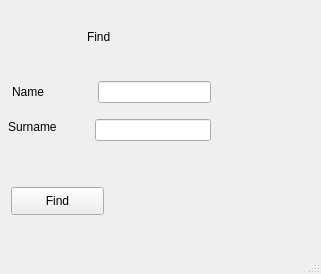
<?xml version="1.0" encoding="UTF-8"?>
<ui version="4.0">
 <class>findForm</class>
 <widget class="QMainWindow" name="findForm">
  <property name="geometry">
   <rect>
    <x>0</x>
    <y>0</y>
    <width>321</width>
    <height>274</height>
   </rect>
  </property>
  <property name="windowTitle">
   <string>MainWindow</string>
  </property>
  <widget class="QWidget" name="centralwidget">
   <widget class="QLabel" name="label">
    <property name="geometry">
     <rect>
      <x>87</x>
      <y>18</y>
      <width>126</width>
      <height>37</height>
     </rect>
    </property>
    <property name="text">
     <string>Find</string>
    </property>
   </widget>
   <widget class="QLabel" name="label_2">
    <property name="geometry">
     <rect>
      <x>12</x>
      <y>84</y>
      <width>55</width>
      <height>16</height>
     </rect>
    </property>
    <property name="text">
     <string>Name</string>
    </property>
   </widget>
   <widget class="QLabel" name="label_3">
    <property name="geometry">
     <rect>
      <x>8</x>
      <y>119</y>
      <width>55</width>
      <height>16</height>
     </rect>
    </property>
    <property name="text">
     <string>Surname</string>
    </property>
   </widget>
   <widget class="QLineEdit" name="name">
    <property name="geometry">
     <rect>
      <x>98</x>
      <y>81</y>
      <width>113</width>
      <height>22</height>
     </rect>
    </property>
   </widget>
   <widget class="QLineEdit" name="surname">
    <property name="geometry">
     <rect>
      <x>95</x>
      <y>119</y>
      <width>116</width>
      <height>22</height>
     </rect>
    </property>
   </widget>
   <widget class="QPushButton" name="ok">
    <property name="geometry">
     <rect>
      <x>11</x>
      <y>187</y>
      <width>93</width>
      <height>28</height>
     </rect>
    </property>
    <property name="text">
     <string>Find</string>
    </property>
   </widget>
  </widget>
  <widget class="QMenuBar" name="menubar">
   <property name="geometry">
    <rect>
     <x>0</x>
     <y>0</y>
     <width>321</width>
     <height>26</height>
    </rect>
   </property>
  </widget>
  <widget class="QStatusBar" name="statusbar"/>
 </widget>
 <resources/>
 <connections/>
</ui>
